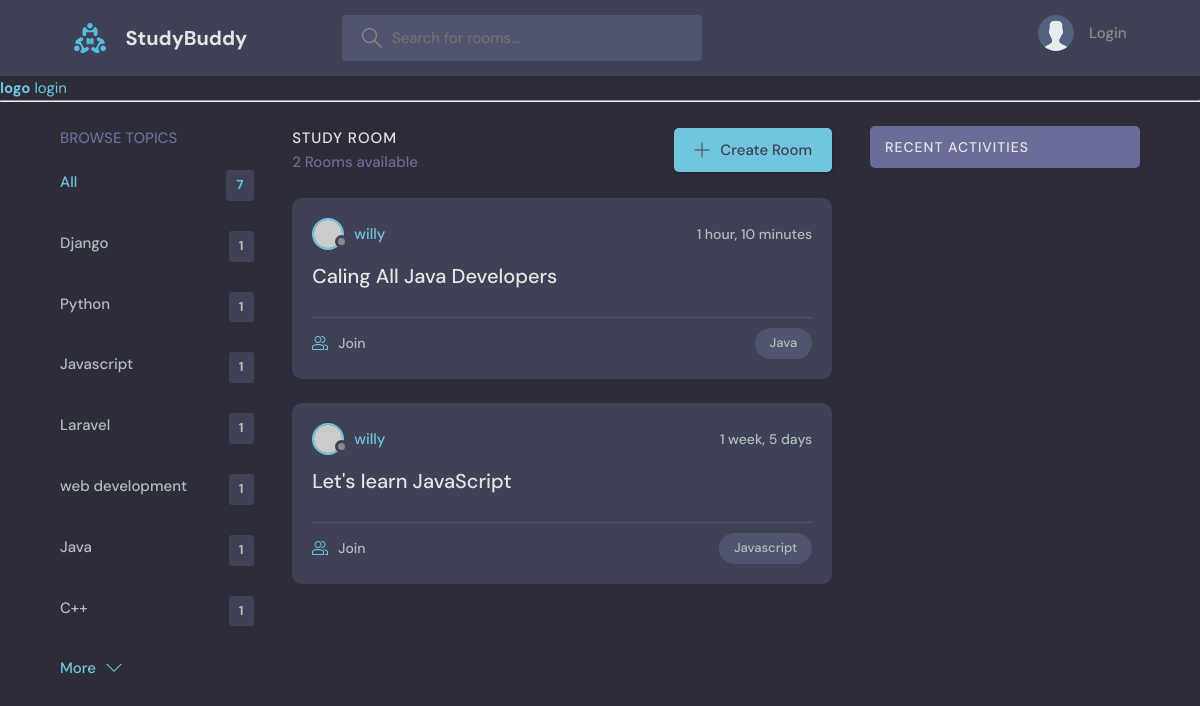
Screenshot of /?q=Java with the database file from the repository.
### base/models.py (models this page shows, shortened)
class Topic(models.Model):
    name = models.CharField(max_length=200)

class Room(models.Model):
    host = models.ForeignKey(User, on_delete=models.SET_NULL, null=True)
    topic = models.ForeignKey(Topic,on_delete=models.SET_NULL, null=True)
    name = models.CharField(max_length=200)
    description = models.TextField(null=True, blank=True)
    participants = models.ManyToManyField(User, related_name="participants", blank=True)
    update = models.DateTimeField(auto_now=True)
    created = models.DateTimeField(auto_now_add=True)
    class Meta:
        ordering = ['-update', '-created']

### base/views.py (the view)
# urls.py: 2. Add a URL to urlpatterns:  path('', views.home, name='home')
def home(request):
    q = request.GET.get('q') if request.GET.get('q') is not None else ''
    rooms = Room.objects.filter(Q(topic__name__icontains=q) |
     Q(name__icontains=q) | Q(description__icontains=q)
     )
    room_count = rooms.count()
    topics = Topic.objects.all()
    room_messages = Message.objects.filter(Q(room__topic__name__icontains=q))
    context = {'rooms': rooms, 'topics': topics, 'room_count': room_count, 'room_messages': room_messages}
    return render(request, 'home.html', context)

### templates/home.html (shortened to what this page needs)
{% extends 'main.html'%}
{% block content%}
  <main class="layout layout--3">
    <div class="container">
        {% include 'base/topics_component.html' %}
      <div class="roomList">
        <div class="roomList__header">
          <div>
            <h2>Study Room</h2>
            <p>{{room_count}} Rooms available</p>
          </div>
          <a class="btn btn--main" href="{% url 'create-room' %}">
            <svg version="1.1" xmlns="http://www.w3.org/2000/svg" width="32" height="32" viewBox="0 0 32 32">
              <title>add</title>
              <path
                d="M16.943 0.943h-1.885v14.115h-14.115v1.885h14.115v14.115h1.885v-14.115h14.115v-1.885h-14.115v-14.115z"
              ></path>
            </svg>
            Create Room
          </a>
        </div>
        {% include 'base/feed_component.html'%}
      </div>
      {% include 'base/activitiy_component.html'%}
    </div>
  </main>
{%endblock content%}

### base/templates/base/topics_component.html
<div class="topics">
    <div class="topics__header">
        <h2>Browse Topics</h2>
    </div>
    <ul class="topics__list">
        <li>
            <a href="{% url 'home'%}" class="active">All <span>{{topics.count}}</span></a>
        </li>
        {% for topic in topics%}
        <li>
            <a href="{% url 'home'%}?q={{topic.name}}">{{topic.name}} <span>{{topic.room_set.all.count}}</span></a>
        </li>
        {% endfor %}
    </ul>
    <a class="btn btn--link" href="topics.html">
        More
        <svg version="1.1" xmlns="http://www.w3.org/2000/svg" width="32" height="32" viewBox="0 0 32 32">
            <title>chevron-down</title>
            <path d="M16 21l-13-13h-3l16 16 16-16h-3l-13 13z"></path>
        </svg>
    </a>
</div>

### base/templates/base/feed_component.html (shortened to what this page needs)
{% for room in rooms%}
<div class="roomListRoom">
    <div class="roomListRoom__header">
        <a href="{% url 'user-profile' room.host.id %}" class="roomListRoom__author">
            <div class="avatar avatar--small">
                <img src="https://randomuser.me/api/portraits/women/11.jpg" />
            </div>
            <span>{{room.host.username}}</span>
        </a>
        <div class="roomListRoom__actions">
            <span>{{room.created | timesince}}</span>
        </div>
    </div>
    <div class="roomListRoom__content">
        <a href="{% url 'room' room.id %}">{{room.name}}</a>
    </div>
    <div class="roomListRoom__meta">
        <a href="{% url 'room' room.id %}" class="roomListRoom__joined">
            {{rooms.portraits.all.count}} Join
        </a>
        <p class="roomListRoom__topic">{{room.topic.name}}</p>
    </div>
</div>
{% endfor %}

### static/styles/style.css (style rules this page uses)
:root { --color-main: #71c6dd; --color-main-light: #e1f6fb; --color-dark: #3f4156; --color-dark-medium: #51546e; --color-dark-light: #696d97; --color-light: #e5e5e5; --color-gray: #8b8b8b; --color-light-gray: #b2bdbd; --color-bg: #2d2d39; --color-success: #5dd693; --color-error: #fc4b0b; }
* { font-family: "DM Sans", -apple-system, BlinkMacSystemFont, "Segoe UI", Roboto, Oxygen, Ubuntu, Cantarell, "Open Sans", "Helvetica Neue", sans-serif; margin: 0; padding: 0; box-sizing: border-box; text-rendering: optimizeLegibility; font-size: inherit; }
html { font-size: 56.25%; }
@media only screen and (min-width: 1200px) { html { font-size: 62.5%; } }
body { line-height: 1.6; font-weight: 400; font-size: 1.5rem; color: var(--color-light-gray); background-color: var(--color-bg); min-height: 100vh; }
img { width: 100%; }
a { display: inline-block; color: var(--color-main); text-decoration: none; }
.container { max-width: 120rem; width: 90%; margin: auto; }
.btn { background-color: transparent; border: none; display: inline-flex; align-items: center; gap: 1rem; cursor: pointer; transition: all ease-in-out 0.3s; padding: 1rem 2rem; border-radius: 5px; box-shadow: 1px 1px 3px 1px rgba(0, 0, 0, 0.15); font-weight: 500; }
.btn--link { border-radius: 0; padding: 0; color: var(--color-main); box-shadow: none; }
.btn--main { background-color: var(--color-main); color: var(--color-dark); }
.btn > svg { fill: currentColor; width: 1.6rem; height: 1.6rem; }
.avatar { position: relative; display: inline-block; border-radius: 50%; border: 2px solid var(--color-main); }
.avatar img { display: block; border-radius: 50%; object-fit: cover; object-position: center; }
.avatar::after { content: ""; display: block; position: absolute; background-color: var(--color-gray); z-index: 111; border-radius: 50%; border: 0.3rem solid var(--color-dark); }
.avatar.avatar--small img { width: 2.8rem; height: 2.8rem; }
.avatar.avatar--small:after { width: 0.7rem; height: 0.7rem; bottom: 0px; right: -6px; }
.layout { margin-top: 2.4rem; }
.layout > .container { display: flex; justify-content: space-between; align-items: flex-start; }
.layout--3 > .container > div:first-child { flex-basis: 18%; max-width: 22.5rem; }
.layout--3 > .container > div:nth-child(2) { flex-basis: 50%; }
.topics__header { margin-bottom: 2rem; }
.topics__header h2 { text-transform: uppercase; font-weight: 500; color: var(--color-dark-light); }
.topics__list { list-style: none; }
.topics__list li a { display: flex; justify-content: space-between; margin-bottom: 3rem; font-weight: 500; color: var(--color-light-gray); transition: all 0.3s ease-in-out; }
.topics__list li a.active, .topics__list li a:hover { color: var(--color-main); }
.topics__list li a span { padding: 0.5rem 1rem; background-color: var(--color-dark); border-radius: 3px; font-size: 1.3rem; font-weight: 700; letter-spacing: 1px; }
.roomList__header { display: flex; justify-content: space-between; align-items: center; margin-bottom: 2.4rem; }
.roomList__header h2 { text-transform: uppercase; font-weight: 500; color: var(--color-light); letter-spacing: 1px; }
.roomList__header p { font-weight: 500; color: var(--color-dark-light); }
.roomListRoom { margin-bottom: 2.4rem; background-color: var(--color-dark); border-radius: 1rem; padding: 2rem; }
.roomListRoom__header { display: flex; justify-content: space-between; align-items: center; }
.roomListRoom__author { font-weight: 500; display: flex; align-items: center; gap: 1rem; }
.roomListRoom__actions { display: flex; align-items: flex-start; gap: 1rem; position: relative; }
.roomListRoom__actions span { font-size: 1.4rem; font-weight: 500; }
.roomListRoom__content { margin: 1rem 0; }
.roomListRoom__content a { font-size: 2rem; font-weight: 500; margin-bottom: 1.5rem; color: var(--color-light); transition: all 0.3s ease-in-out; }
.roomListRoom__meta { border-top: 1px solid var(--color-dark-medium); padding-top: 1rem; display: flex; align-items: center; justify-content: space-between; }
.roomListRoom__joined { color: var(--color-light-gray); display: flex; align-items: center; gap: 1rem; font-size: 1.4rem; font-weight: 500; }
.roomListRoom__joined svg { fill: var(--color-main); width: 1.6rem; height: 1.6rem; }
.roomListRoom__topic { padding: 5px 1.5rem; background-color: var(--color-dark-medium); border-radius: 5rem; font-weight: 500; font-size: 1.3rem; }

### rows the page displays
Topic: name "Django", room_set.all.count "1"
Topic: name "Python", room_set.all.count "1"
Topic: name "Javascript", room_set.all.count "1"
Topic: name "Laravel", room_set.all.count "1"
Topic: name "web development", room_set.all.count "1"
Topic: name "Java", room_set.all.count "1"
Topic: name "C++", room_set.all.count "1"
Room: host.username "willy", created "1 hour, 10 minutes", name "Caling All Java Developers", topic.name "Java"
Room: host.username "willy", created "1 week, 5 days", name "Let's learn JavaScript", topic.name "Javascript"

### other values shown
{{ topics.count }} "7"
{{ room_count }} "2"
